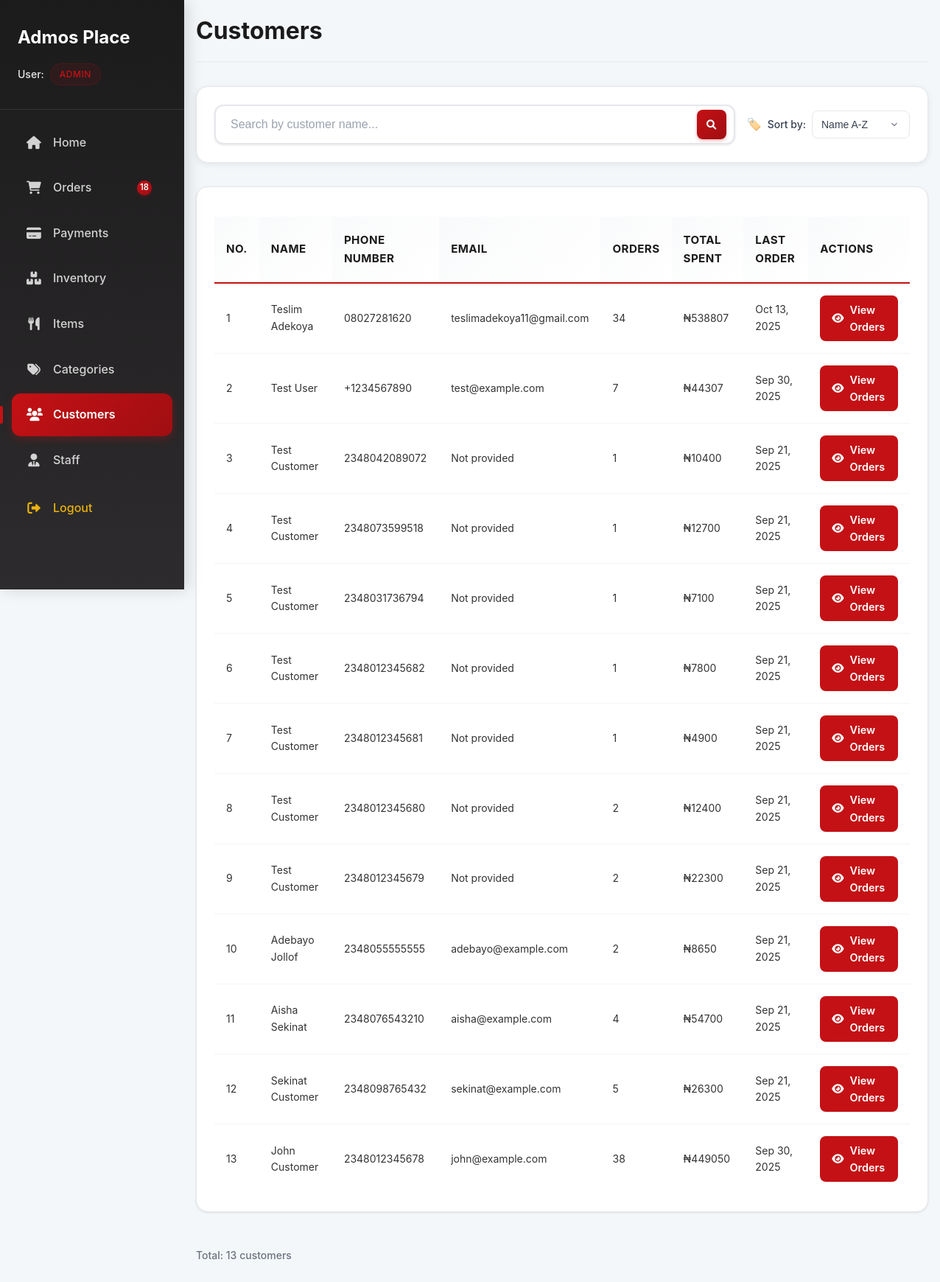
/dashboard/users/ (signed in), run on the app's committed database.
### accounts/models.py (models this page shows, shortened)
class User(AbstractBaseUser, PermissionsMixin):
    ROLE_CHOICES = (
        ('customer', 'Customer'),
        ('manager', 'Manager'),
        ('accountant', 'Accountant'),
        ('admin', 'Admin'),
    )
    first_name = models.CharField(max_length=50, blank=True)
    last_name = models.CharField(max_length=50, blank=True)
    email = models.EmailField(unique=True, null=True, blank=True)
    phone_number = models.CharField(max_length=15, unique=True)
    delivery_address = models.TextField(blank=True, null=True)
    role = models.CharField(max_length=20, choices=ROLE_CHOICES, default='customer')
    is_active = models.BooleanField(default=True)
    is_staff = models.BooleanField(default=False)
    objects = UserManager()
    USERNAME_FIELD = 'phone_number'
    REQUIRED_FIELDS = []

### store/models.py (models this page shows, shortened)
class Payment(models.Model):
    STATUS_CHOICES = [
        ('pending', 'Pending'),
        ('success', 'Success'),
        ('failed', 'Failed'),
    ]
    PAYMENT_METHOD_CHOICES = [
        ('paystack', 'Paystack'),
    ]
    PAYMENT_TYPE_CHOICES = [
        ('card', 'Card'),
        ('bank_transfer', 'Bank Transfer'),
        ('ussd', 'USSD'),
        ('mobile_money', 'Mobile Money'),
        ('qr', 'QR Code'),
    ]
    user = models.ForeignKey(settings.AUTH_USER_MODEL, on_delete=models.PROTECT, related_name="payments")
    order = models.OneToOneField(Order, on_delete=models.PROTECT, related_name="payment", null=True, blank=True)
    reference = models.CharField(max_length=100, unique=True)
    amount = models.DecimalField(max_digits=10, decimal_places=2)
    status = models.CharField(max_length=10, choices=STATUS_CHOICES, default="pending")
    payment_method = models.CharField(max_length=10, choices=PAYMENT_METHOD_CHOICES, default="paystack")
    payment_type = models.CharField(max_length=15, choices=PAYMENT_TYPE_CHOICES, blank=True, null=True, help_text="Specific payment type for Paystack payments")
    access_code = models.CharField(max_length=100, blank=True, null=True)
    authorization_url = models.URLField(blank=True, null=True)
    created_at = models.DateTimeField(auto_now_add=True)
    updated_at = models.DateTimeField(auto_now=True)
    class Meta:
        ordering = ['-created_at']

### dashboard/views.py (the view)
    def wrapper(request, *args, **kwargs):
        if not request.user.is_authenticated:
            return redirect('dashboard:login')
        user_role = getattr(request.user, "role", None)
        if user_role not in ["admin", "manager", "accountant"]:
            return HttpResponseForbidden("Admin, Manager, or Accountant access required.")
        return view_func(request, *args, **kwargs)

### dashboard/context_processors.py (called while the page is built)
def active_orders_count(request):
    if hasattr(request, 'user') and request.user.is_authenticated and getattr(request.user, 'role', None) in ['admin', 'manager', 'accountant']:
        return {
            'active_orders_count': Order.objects.filter(
                payment__status='success',
                status__in=['Pending', 'On the Way']  # Only count active orders
            ).count()
        }
    return {'active_orders_count': 0}

### dashboard/views.py (called while the page is built)
def admin_manager_or_accountant_required(view_func):
    def wrapper(request, *args, **kwargs):
        if not request.user.is_authenticated:
            return redirect('dashboard:login')
        user_role = getattr(request.user, "role", None)
        if user_role not in ["admin", "manager", "accountant"]:
            return HttpResponseForbidden("Admin, Manager, or Accountant access required.")
        return view_func(request, *args, **kwargs)
    return wrapper

### dashboard/templates/dashboard/users.html (shortened to what this page needs)
{% extends 'dashboard/base.html' %}
{% block content %}
<div class="dashboard-page">
    <div class="page-header">
        <h1 class="page-title">Customers</h1>
    </div>
    <div class="search-filter-bar">
        <div class="search-controls">
            <form method="get" class="search-form">
                <div class="search-input-group">
                    <input type="text" name="search" placeholder="Search by customer name..." value="{{ search_query }}" class="search-input">
                    <button type="submit" class="search-btn">
                        <i class="fas fa-search"></i>
                    </button>
                </div>
            </form>
        </div>
        <div class="filter-controls">
            <div class="filter-group">
                <label for="sort-select">Sort by:</label>
                <select id="sort-select" onchange="changeSort(this.value)">
                    <option value="name_asc" {% if current_sort == 'name_asc' %}selected{% endif %}>Name A-Z</option>
                </select>
            </div>
        </div>
    </div>
    <div class="card">
        <div class="table-container">
            <table class="data-table">
                <thead>
                    <tr>
                        <th>No.</th>
                        <th>Name</th>
                        <th>Phone Number</th>
                        <th>Email</th>
                        <th>Orders</th>
                        <th>Total Spent</th>
                        <th>Last Order</th>
                        <th>Actions</th>
                    </tr>
                </thead>
                <tbody>
                    {% for customer_data in customers_data %}
                    <tr class="clickable-row" onclick="window.location.href='{% url 'dashboard:customer_orders' customer_data.customer.id %}'">
                        <td>{{ forloop.counter }}</td>
                        <td>{{ customer_data.customer.first_name }} {{ customer_data.customer.last_name }}</td>
                        <td>{{ customer_data.customer.phone_number }}</td>
                        <td>{{ customer_data.customer.email|default:"Not provided" }}</td>
                        <td>{{ customer_data.orders_count }}</td>
                        <td>₦{{ customer_data.total_spent|floatformat:0 }}</td>
                        <td>
                            {% if customer_data.last_order_date %}
                                {{ customer_data.last_order_date|date:"M d, Y" }}
                            {% else %}
                                N/A
                            {% endif %}
                        </td>
                        <td>
                            <a href="{% url 'dashboard:customer_orders' customer_data.customer.id %}" class="btn btn-primary" style="text-decoration: none;" onclick="event.stopPropagation();">
                                <i class="fas fa-eye"></i> View Orders
                            </a>
                        </td>
                    </tr>
                    {% empty %}
                    <tr>
                        <td colspan="8" style="text-align: center; padding: 2rem;">
                            <p>No customers found. {% if search_query %}<a href="{% url 'dashboard:users' %}" class="btn btn-primary">Clear Search</a>{% endif %}</p>
                        </td>
                    </tr>
                    {% endfor %}
                </tbody>
            </table>
        </div>
    </div>
    {% if customers_data %}
        <div class="pagination">
            <div class="pagination-info">
                Total: {{ customers_data|length }} customers
            </div>
        </div>
    {% endif %}
</div>
{% endblock %}

### dashboard/templates/dashboard/base.html (shortened to what this page needs)
<!DOCTYPE html>
<html lang="en">
<head>
    {% load static %}
    <link rel="stylesheet" href="{% static 'dashboard/css/style.css' %}?v=17">
    <link rel="stylesheet" href="https://cdnjs.cloudflare.com/ajax/libs/font-awesome/6.0.0/css/all.min.css">
</head>
<body>
    <div class="dashboard-container">
        <aside class="sidebar" id="sidebar">
            <div class="sidebar-header">
                <div class="header-top">
                <h3>Admos Place</h3>
                </div>
                <div class="user-info">
                    <div class="user-name">User: <span class="user-role">{{ user.role|title }}</span></div>
                </div>
            </div>
            <nav class="sidebar-nav">
                <ul>
                    {% if user.role in 'admin,accountant' %}
                    <li class="{% if request.resolver_match.url_name == 'home' %}active{% endif %}">
                        <a href="{% url 'dashboard:home' %}">
                            <i class="fas fa-home"></i> Home
                        </a>
                    </li>
                    {% endif %}
        <li class="{% if request.resolver_match.url_name == 'orders' or request.resolver_match.url_name == 'delivered_orders' %}active{% endif %}">
            <a href="{% url 'dashboard:orders' %}">
                <i class="fas fa-shopping-cart"></i> Orders
                <span class="sidebar-badge">{{ active_orders_count }}</span>
            </a>
        </li>
                    {% if user.role in 'admin,accountant' %}
                    <li class="{% if request.resolver_match.url_name == 'payments' %}active{% endif %}">
                        <a href="{% url 'dashboard:payments' %}">
                            <i class="fas fa-credit-card"></i> Payments
                        </a>
                    </li>
                    {% endif %}
                    <li class="{% if request.resolver_match.url_name == 'inventory' %}active{% endif %}">
                        <a href="{% url 'dashboard:inventory' %}">
                            <i class="fas fa-boxes"></i> Inventory
                        </a>
                    </li>
                    <li class="{% if request.resolver_match.url_name == 'items' %}active{% endif %}">
                        <a href="{% url 'dashboard:items' %}">
                            <i class="fas fa-utensils"></i> Items
                        </a>
                    </li>
                    <li class="{% if request.resolver_match.url_name == 'categories' %}active{% endif %}">
                        <a href="{% url 'dashboard:categories' %}">
                            <i class="fas fa-tags"></i> Categories
                        </a>
                    </li>
        <li class="{% if request.resolver_match.url_name == 'users' %}active{% endif %}">
            <a href="{% url 'dashboard:users' %}">
                <i class="fas fa-users"></i> Customers
            </a>
        </li>
                    {% if user.role == 'admin' %}
                    <li class="{% if request.resolver_match.url_name == 'staff' %}active{% endif %}">
                        <a href="{% url 'dashboard:staff' %}">
                            <i class="fas fa-user-tie"></i> Staff
                        </a>
                    </li>
                    {% endif %}
                    <li class="logout-item">
                        <a href="#" onclick="openDashboardLogout()" class="logout-link">
                            <i class="fas fa-sign-out-alt"></i> Logout
                        </a>
                    </li>
                </ul>
            </nav>
        </aside>
        <main class="main-content">
            <div class="content-body">
                {% block content %}{% endblock %}
            </div>
        </main>
    </div>
    <link rel="stylesheet" href="https://cdnjs.cloudflare.com/ajax/libs/font-awesome/6.0.0/css/all.min.css">
</body>
</html>

### dashboard/templates/dashboard/users.html (style rules this page uses)
.page-title { color: #1C1B1C !important; font-size: 2rem; font-weight: 700; margin: 0; }
.search-filter-bar { display: flex; align-items: center; gap: 1rem; margin-bottom: 2rem; padding: 0; background: transparent; border: none; border-radius: 0; box-shadow: none; width: 100%; }
.search-controls { flex: 1; min-width: 0; }
.search-form { margin: 0; width: 100%; }
.search-input-group { position: relative; display: flex; align-items: center; width: 100%; border: none !important; background: transparent !important; box-shadow: none !important; }
.search-input { width: 100% !important; padding: 1rem 1.25rem; padding-right: 4rem; border: 2px solid #e5e7eb !important; border-radius: 12px; font-size: 1rem; background: white; transition: all 0.3s ease; box-shadow: 0 1px 3px rgba(0, 0, 0, 0.1); box-sizing: border-box; outline: none !important; -webkit-appearance: none; -moz-appearance: none; appearance: none; }
.search-input::placeholder { color: #9ca3af; font-weight: 400; }
.search-btn { position: absolute; right: 0.75rem; width: 2.5rem; height: 2.5rem; display: flex; align-items: center; justify-content: center; background: linear-gradient(135deg, #C41115 0%, #a00e12 100%); border: none; border-radius: 8px; color: white; cursor: pointer; transition: all 0.3s ease; box-shadow: 0 2px 4px rgba(196, 17, 21, 0.3); }
.filter-controls { display: flex; align-items: center; gap: 1rem; flex-wrap: wrap; background: transparent; padding: 0; border: none; border-radius: 0; box-shadow: none; transition: none; min-width: auto; flex-shrink: 0; white-space: nowrap; }
.filter-group { display: flex; align-items: center; gap: 0.5rem; }
.filter-group label { font-weight: 500; color: #374151; font-size: 0.875rem; }
.filter-group select { padding: 0.625rem 2rem 0.625rem 0.75rem; border: 1px solid #e5e7eb; border-radius: 8px; background: white; font-size: 0.875rem; min-width: 120px; appearance: none; -webkit-appearance: none; -moz-appearance: none; background-position: right 0.75rem center; background-repeat: no-repeat; background-size: 1rem; }
.card { background: white; border: 1px solid #e5e7eb; border-radius: 16px; box-shadow: 0 1px 3px rgba(0, 0, 0, 0.1); overflow: hidden; }
.table-container { overflow-x: auto; }
.data-table { width: 100%; border-collapse: collapse; font-size: 0.875rem; }
.data-table th { background: linear-gradient(135deg, #f9fafb 0%, #ffffff 100%); padding: 1.25rem 1rem; font-weight: 700; color: #1C1B1C; border-bottom: 2px solid #C41115; font-size: 0.95rem; text-transform: uppercase; letter-spacing: 0.025em; text-align: left; }
.data-table td { padding: 1rem; border-bottom: 1px solid #f3f4f6; vertical-align: middle; transition: background-color 0.2s ease; }
.clickable-row { cursor: pointer; transition: all 0.2s ease; }
.data-table tr:last-child td { border-bottom: none; }
.pagination { display: flex; justify-content: space-between; align-items: center; margin-top: 2rem; padding: 1rem 0; }
.pagination-info { color: #6b7280; font-size: 0.875rem; font-weight: 500; }
.btn { text-decoration: none !important; }

### data on the page
User: role "ADMIN"
User: customer.first_name "Teslim", customer.last_name "Adekoya", customer.phone_number "08027281620", customer.email "teslimadekoya11@gmail.com", orders_count "34", total_spent "538807", last_order_date "Oct 13, 2025"
User: customer.first_name "Test", customer.last_name "User", customer.phone_number "+1234567890", customer.email "test@example.com", orders_count "7", total_spent "44307", last_order_date "Sep 30, 2025"
User: customer.first_name "Test", customer.last_name "Customer", customer.phone_number "2348042089072", customer.email "Not provided", orders_count "1", total_spent "10400", last_order_date "Sep 21, 2025"
User: customer.first_name "Test", customer.last_name "Customer", customer.phone_number "2348073599518", customer.email "Not provided", orders_count "1", total_spent "12700", last_order_date "Sep 21, 2025"
User: customer.first_name "Test", customer.last_name "Customer", customer.phone_number "2348031736794", customer.email "Not provided", orders_count "1", total_spent "7100", last_order_date "Sep 21, 2025"
User: customer.first_name "Test", customer.last_name "Customer", customer.phone_number "2348012345682", customer.email "Not provided", orders_count "1", total_spent "7800", last_order_date "Sep 21, 2025"
User: customer.first_name "Test", customer.last_name "Customer", customer.phone_number "2348012345681", customer.email "Not provided", orders_count "1", total_spent "4900", last_order_date "Sep 21, 2025"
User: customer.first_name "Test", customer.last_name "Customer", customer.phone_number "2348012345680", customer.email "Not provided", orders_count "2", total_spent "12400", last_order_date "Sep 21, 2025"
User: customer.first_name "Test", customer.last_name "Customer", customer.phone_number "2348012345679", customer.email "Not provided", orders_count "2", total_spent "22300", last_order_date "Sep 21, 2025"
User: customer.first_name "Adebayo", customer.last_name "Jollof", customer.phone_number "2348055555555", customer.email "adebayo@example.com", orders_count "2", total_spent "8650", last_order_date "Sep 21, 2025"
User: customer.first_name "Aisha", customer.last_name "Sekinat", customer.phone_number "2348076543210", customer.email "aisha@example.com", orders_count "4", total_spent "54700", last_order_date "Sep 21, 2025"
User: customer.first_name "Sekinat", customer.last_name "Customer", customer.phone_number "2348098765432", customer.email "sekinat@example.com", orders_count "5", total_spent "26300", last_order_date "Sep 21, 2025"
User: customer.first_name "John", customer.last_name "Customer", customer.phone_number "2348012345678", customer.email "john@example.com", orders_count "38", total_spent "449050", last_order_date "Sep 30, 2025"

### other printed values
{{ active_orders_count }} "18"
{{ customers_data|length }} "13"
